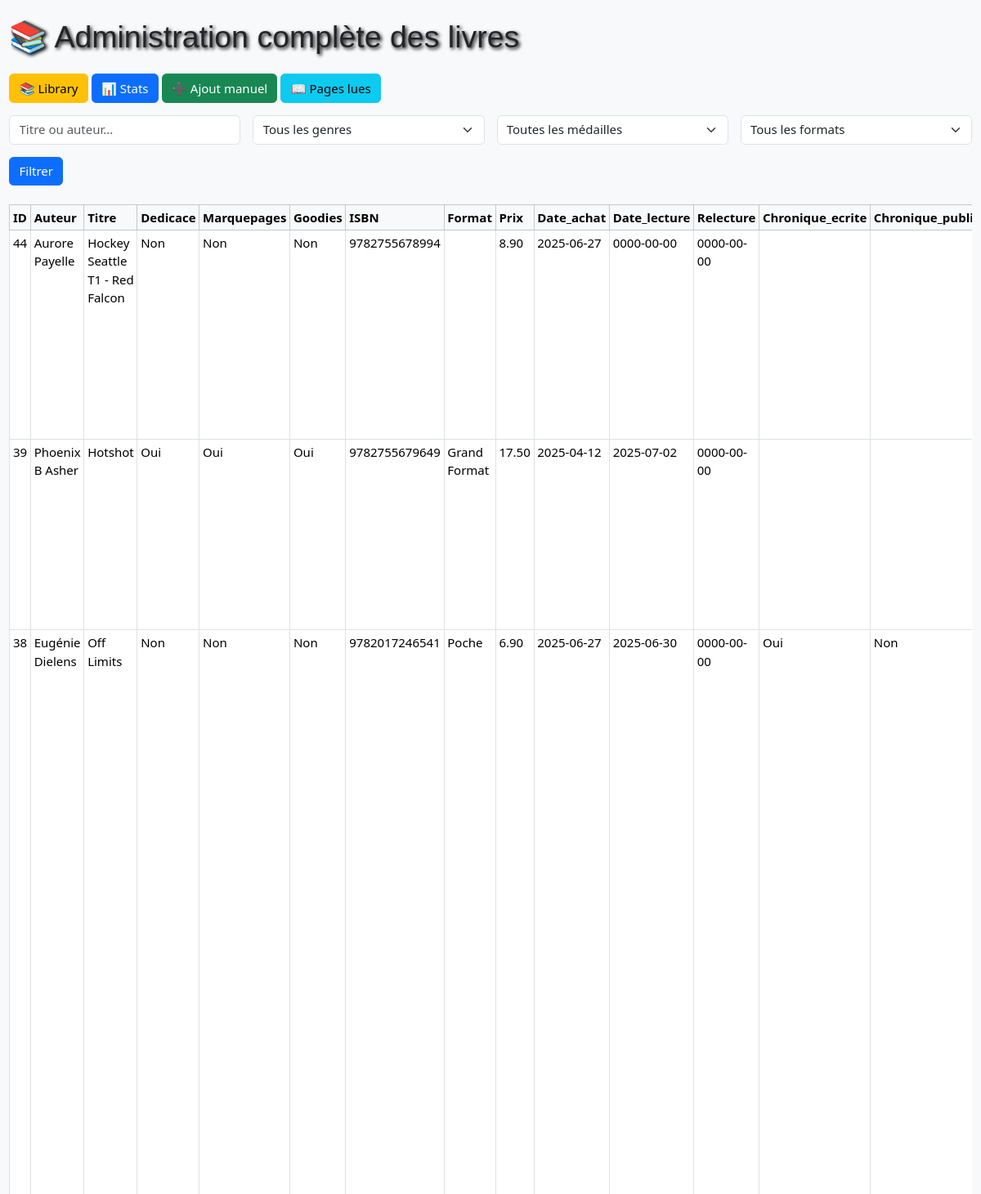
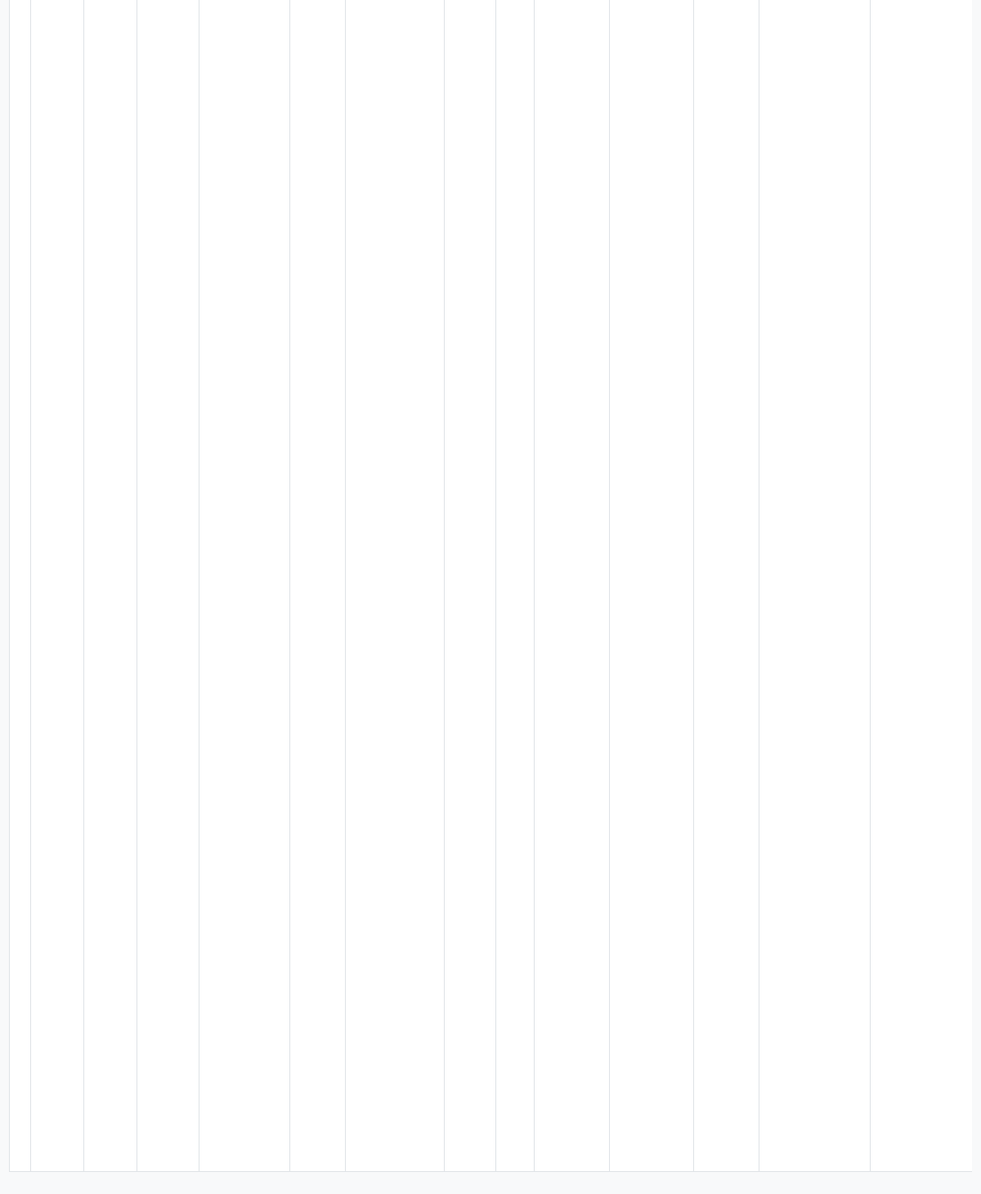
The page /php/admin_book.php (signed in) on the database its author committed (2 pictures, top to bottom).
### tables this page shows
CREATE TABLE `library` (
  `ID` int(11) NOT NULL,
  `Auteur` varchar(50) NOT NULL,
  `Titre` varchar(62) NOT NULL,
  `Dedicace` varchar(3) NOT NULL,
  `Marquepages` varchar(30) DEFAULT NULL,
  `Goodies` varchar(30) DEFAULT NULL,
  `ISBN` varchar(17) DEFAULT NULL,
  `Format` varchar(50) DEFAULT NULL,
  `Prix` decimal(10,2) DEFAULT NULL,
  `Date_achat` date DEFAULT NULL,
  `Date_lecture` date DEFAULT NULL,
  `Relecture` date DEFAULT NULL,
  `Chronique_ecrite` varchar(30) DEFAULT NULL,
  `Chronique_publiee` varchar(30) DEFAULT NULL,
  `Details` text DEFAULT NULL,
  `Chronique` text DEFAULT NULL,
  `Maison_edition` varchar(39) DEFAULT NULL,
  `Nombre_pages` varchar(4) DEFAULT NULL,
  `Notation` varchar(13) DEFAULT NULL,
  `Genre` varchar(28) DEFAULT NULL,
  `Couverture` varchar(255) DEFAULT '../assets/covers/TheAdventureOfBeebo.jpg',
  `Couple` varchar(255) DEFAULT NULL,
  `Themes` varchar(255) DEFAULT NULL,
  `localisation` varchar(255) NOT NULL
);

### php/admin_book.php (the view, shortened to what this page needs)
<?php
include 'connexion.php';
$search = $_GET['search'] ?? '';
$whereClauses = [];
$params = [];
$whereSQL = $whereClauses ? ('WHERE ' . implode(' AND ', $whereClauses)) : '';
$sql = "SELECT * FROM library $whereSQL ORDER BY ID DESC";
$stmt = $pdo->prepare($sql);
$stmt->execute($params);
$books = $stmt->fetchAll(PDO::FETCH_ASSOC);
?>
<!DOCTYPE html>
<html lang="fr">
<head>
  <link href="https://cdn.jsdelivr.net/npm/bootstrap@5.3.6/dist/css/bootstrap.min.css" rel="stylesheet" />
  <link rel="stylesheet" href="../css/themes.css" />
</head>
<body class="bg-light">
  <div class="container-fluid py-4">
    <h1 class="mb-4">📚 Administration complète des livres</h1>
    <a href="library.php" class="btn btn-warning mb-3">📚 Library</a>
    <a href="stats.php" class="btn btn-primary mb-3">📊 Stats</a>
    <a href="add_manual.php" class="btn btn-success mb-3">➕ Ajout manuel</a>
    <button type="button" class="btn btn-info mb-3" data-bs-toggle="modal" data-bs-target="#pagesLuesModal">
      📖 Pages lues
    </button>
    <form method="GET" class="row g-3 mb-4">
      <div class="col-md-3">
        <input type="text" name="search" class="form-control" placeholder="Titre ou auteur..." value="<?= htmlspecialchars($search) ?>" />
      </div>
      <div class="col-md-3">
        <select name="genre" class="form-select">
          <option value="">Tous les genres</option>
        </select>
      </div>
      <div class="col-md-3">
        <select name="notation" class="form-select">
          <option value="">Toutes les médailles</option>
        </select>
      </div>
      <div class="col-md-3">
        <select name="format" class="form-select">
          <option value="">Tous les formats</option>
        </select>
      </div>
      <div class="col-md-3">
        <button class="btn btn-primary" type="submit">Filtrer</button>
      </div>
    </form>
    <div class="table-responsive">
      <table class="table table-bordered table-hover bg-white table-sm">
        <thead class="table-light">
          <tr>
            <?php if (!empty($books)): ?>
              <?php foreach (array_keys($books[0]) as $column): ?>
                <th><?= htmlspecialchars($column) ?></th>
              <?php endforeach; ?>
            <?php endif; ?>
          </tr>
        </thead>
        <tbody>
          <?php foreach ($books as $book): ?>
            <tr>
              <?php foreach ($book as $key => $value): ?>
                <td>
                  <?php
                  if ($key === 'Details') {
                    $text = strip_tags($value ?? '');
                    echo htmlspecialchars(mb_strimwidth($text, 0, 100, '...'));
                  } else {
                    echo htmlspecialchars($value ?? '');
                  }
                  ?>
                </td>
              <?php endforeach; ?>
            </tr>
          <?php endforeach; ?>
        </tbody>
      </table>
    </div>
  </div>
</body>
</html>

### css/themes.css (style rules this page uses)
:root { font-size: 15px; font-family: Roboto, sans-serif; --background-color: rgb(0, 0, 0); --first-color: rgb(255, 255, 255); --main-color: #0051ff; }
body { background-color: var(--background-color); offset-anchor: 50%; padding: 0%; margin: 0%; scroll-behavior: smooth; }
h1, h2, h3 { color: var(--font-color); font-family: Bebas Neue, sans-serif; }
h1 { text-shadow: 2px 2px 4px black; }

### rows shown on the page
library: ID "44", Auteur "Aurore Payelle", Titre "Hockey Seattle T1 - Red Falcon", Dedicace "Non", Marquepages "Non", Goodies "Non", ISBN "9782755678994", Prix "8.90", Date_achat "2025-06-27", Date_lecture "0000-00-00", Relecture "0000-00-00"
library: ID "39", Auteur "Phoenix B Asher", Titre "Hotshot", Dedicace "Oui", Marquepages "Oui", Goodies "Oui", ISBN "9782755679649", Format "Grand Format", Prix "17.50", Date_achat "2025-04-12", Date_lecture "2025-07-02", Relecture "0000-00-00"
library: ID "38", Auteur "Eugénie Dielens", Titre "Off Limits", Dedicace "Non", Marquepages "Non", Goodies "Non", ISBN "9782017246541", Format "Poche", Prix "6.90", Date_achat "2025-06-27", Date_lecture "2025-06-30", Relecture "0000-00-00", Chronique_ecrite "Oui", Chronique_publiee "Non"

### other values the page prints
$column "ID"
$column "Auteur"
$column "Titre"
$column "Dedicace"
$column "Marquepages"
$column "Goodies"
$column "ISBN"
$column "Format"
$column "Prix"
$column "Date_achat"
$column "Date_lecture"
$column "Relecture"
$column "Chronique_ecrite"
